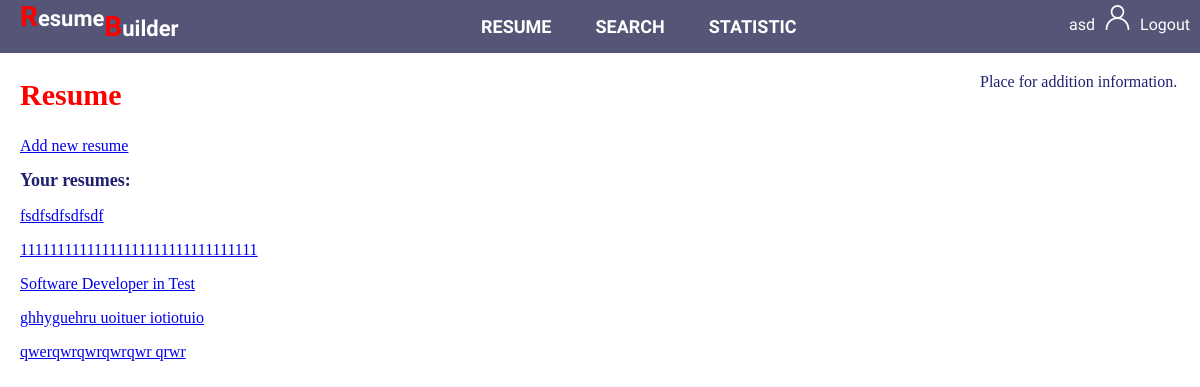
/resume/ (signed in), run on an earlier commit of the app's database.
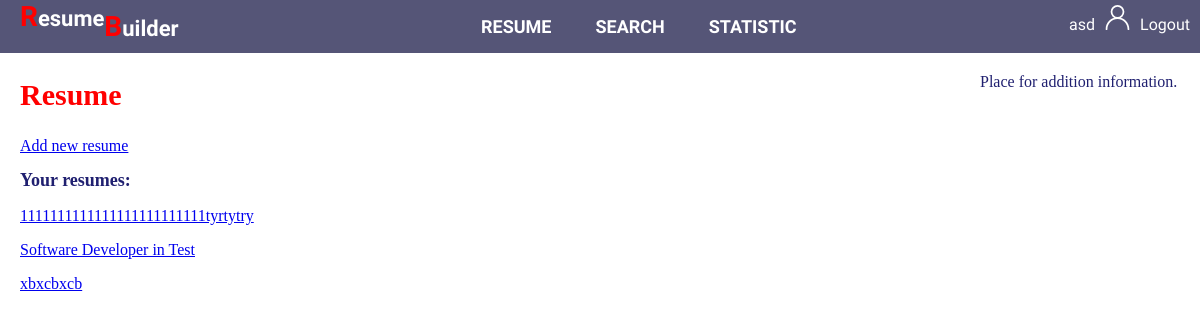
And on a later commit of the database.
### resume/models.py (models this page shows)
class Resume(models.Model):
	first_name=models.CharField("First name", max_length=70, null=True)
	last_name=models.CharField("Last name", max_length=70, null=True)
	user_id=models.ForeignKey(User, on_delete=models.CASCADE, null=True)
	email=models.CharField("E-mail", max_length=50, null=True)
	phone=models.CharField("Phone", max_length=12, null=True, blank=True)
	address=models.CharField("Address", max_length=200, null=True, blank=True)
	city=models.CharField("City", max_length=40, null=True, blank=True)
	state=models.CharField("State", max_length=40, null=True, blank=True)
	country=models.CharField("Country", max_length=70, null=True, blank=True)
	zip_code=models.CharField("Zip code", max_length=5, null=True, blank=True)
	job_title=models.CharField("Job Title", max_length=100, null=True)
	summary=models.TextField("Summary", null=True, blank=True)

### resume/views.py (the view)
# urls.py: path('', views.index, name = 'index'),
def index(request):
	print("Hello This is resume page")
	print(request.user.id)
	resumes_list=Resume.objects.filter(user_id=request.user.id)
	return render(request, 'resume/resume.html', {'resumes_list': resumes_list})

### JobMarket/templates/resume/resume.html (shortened to what this page needs)
{% extends 'base.html' %}
{% block content %}
<section class="main_section">
	<div class="content">
		<div class="content_inner">
			<h1>Resume</h1>
			{% if user.is_authenticated %}
			<a href="{% url 'resume:addnew' %}">Add new resume</a>
			<h2>Your resumes:</h2>
			{% if resumes_list %}
				{% for a in resumes_list %}
					<p><a href="{% url 'resume:resume_details' a.id %}">{{ a.job_title }}</a></p>
				{% endfor %}
			{% else %}
			<p>You don't have any resumes yet.</p>
			{% endif %}
			{% 	else %}
			<p>If you want view or add new resume you should <a href="{% url 'login' %}">login</a> or <a href="{% url 'signup' %}">sign up.</a></p>
			{% endif %}
	</div></div>
	<div class="addition_information">
		<div class="addition_information_inner">
			<p>Place for addition information.</p>
	</div></div>
</section>
{% endblock %}

What changed in the data, as far as the page shows it:
removed Resume: job_title "fsdfsdfsdfsdf"
removed Resume: job_title "11111111111111111111111111111111"
removed Resume: job_title "ghhyguehru uoituer iotiotuio"
no longer on this page (row edited): Resume: job_title "qwerqwrqwrqwrqwr qrwr"
added Resume: job_title "1111111111111111111111111tyrtytry"
added Resume: job_title "xbxcbxcb"
